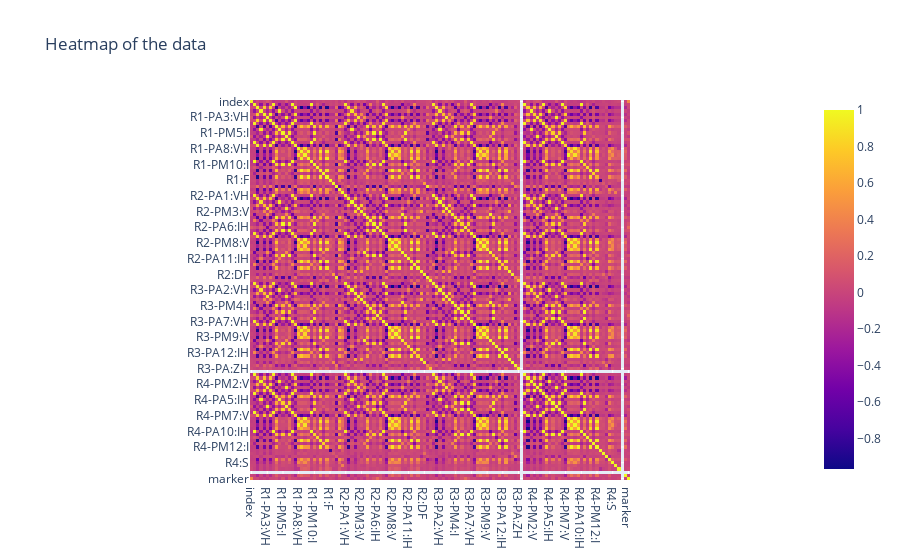

Here is the notebook cell this chart was saved with:
### Code cell
# Draw a heatmap of the data
def draw_heatmap(df, title):
    fig = px.imshow(df.corr(), title=title)
    fig.show()

draw_heatmap(df, "Heatmap of the data")

### Figure 1 — Plotly figure (JSON) as saved in the notebook; plotly's stock layout.template omitted (floating-point values rounded to 4 significant figures; data arrays with more than 128 entries replaced by an {"elided": "..."} marker saying what was removed)
{"data": [{"coloraxis": "coloraxis", "hovertemplate": "x: %{x}<br>y: %{y}<br>color: %{z}<extra></extra>", "name": "0", "type": "heatmap", "x": ["index", "R1-PA1:VH", "R1-PM1:V", "R1-PA2:VH", "R1-PM2:V", "R1-PA3:VH", "R1-PM3:V", "R1-PA4:IH", "R1-PM4:I", "R1-PA5:IH", "R1-PM5:I", "R1-PA6:IH", "R1-PM6:I", "R1-PA7:VH", "R1-PM7:V", "R1-PA8:VH", "R1-PM8:V", "R1-PA9:VH", "R1-PM9:V", "R1-PA10:IH", "R1-PM10:I", "R1-PA11:IH", "R1-PM11:I", "R1-PA12:IH", "R1-PM12:I", "R1:F", "R1:DF", "R1-PA:Z", "R1-PA:ZH", "R1:S", "R2-PA1:VH", "R2-PM1:V", "R2-PA2:VH", "R2-PM2:V", "R2-PA3:VH", "R2-PM3:V", "R2-PA4:IH", "R2-PM4:I", "R2-PA5:IH", "R2-PM5:I", "R2-PA6:IH", "R2-PM6:I", "R2-PA7:VH", "R2-PM7:V", "R2-PA8:VH", "R2-PM8:V", "R2-PA9:VH", "R2-PM9:V", "R2-PA10:IH", "R2-PM10:I", "R2-PA11:IH", "R2-PM11:I", "R2-PA12:IH", "R2-PM12:I", "R2:F", "R2:DF", "R2-PA:Z", "R2-PA:ZH", "R3-PA1:VH", "R3-PM1:V", "R3-PA2:VH", "R3-PM2:V", "R3-PA3:VH", "R3-PM3:V", "R3-PA4:IH", "R3-PM4:I", "R3-PA5:IH", "R3-PM5:I", "R3-PA6:IH", "R3-PM6:I", "R3-PA7:VH", "R3-PM7:V", "R3-PA8:VH", "R3-PM8:V", "R3-PA9:VH", "R3-PM9:V", "R3-PA10:IH", "R3-PM10:I", "R3-PA11:IH", "R3-PM11:I", "R3-PA12:IH", "R3-PM12:I", "R3:F", "R3:DF", "R3-PA:Z", "R3-PA:ZH", "R3:S", "R4-PA1:VH", "R4-PM1:V", "R4-PA2:VH", "R4-PM2:V", "R4-PA3:VH", "R4-PM3:V", "R4-PA4:IH", "R4-PM4:I", "R4-PA5:IH", "R4-PM5:I", "R4-PA6:IH", "R4-PM6:I", "R4-PA7:VH", "R4-PM7:V", "R4-PA8:VH", "R4-PM8:V", "R4-PA9:VH", "R4-PM9:V", "R4-PA10:IH", "R4-PM10:I", "R4-PA11:IH", "R4-PM11:I", "R4-PA12:IH", "R4-PM12:I", "R4:F", "R4:DF", "R4-PA:Z", "R4-PA:ZH", "R4:S", "relay1_log", "relay2_log", "relay3_log", "relay4_log", "marker"], "xaxis": "x", "y": ["index", "R1-PA1:VH", "R1-PM1:V", "R1-PA2:VH", "R1-PM2:V", "R1-PA3:VH", "R1-PM3:V", "R1-PA4:IH", "R1-PM4:I", "R1-PA5:IH", "R1-PM5:I", "R1-PA6:IH", "R1-PM6:I", "R1-PA7:VH", "R1-PM7:V", "R1-PA8:VH", "R1-PM8:V", "R1-PA9:VH", "R1-PM9:V", "R1-PA10:IH", "R1-PM10:I", "R1-PA11:IH", "R1-PM11:I", "R1-PA12:IH", "R1-PM12:I", "R1:F", "R1:DF", "R1-PA:Z", "R1-PA:ZH", "R1:S", "R2-PA1:VH", "R2-PM1:V", "R2-PA2:VH", "R2-PM2:V", "R2-PA3:VH", "R2-PM3:V", "R2-PA4:IH", "R2-PM4:I", "R2-PA5:IH", "R2-PM5:I", "R2-PA6:IH", "R2-PM6:I", "R2-PA7:VH", "R2-PM7:V", "R2-PA8:VH", "R2-PM8:V", "R2-PA9:VH", "R2-PM9:V", "R2-PA10:IH", "R2-PM10:I", "R2-PA11:IH", "R2-PM11:I", "R2-PA12:IH", "R2-PM12:I", "R2:F", "R2:DF", "R2-PA:Z", "R2-PA:ZH", "R3-PA1:VH", "R3-PM1:V", "R3-PA2:VH", "R3-PM2:V", "R3-PA3:VH", "R3-PM3:V", "R3-PA4:IH", "R3-PM4:I", "R3-PA5:IH", "R3-PM5:I", "R3-PA6:IH", "R3-PM6:I", "R3-PA7:VH", "R3-PM7:V", "R3-PA8:VH", "R3-PM8:V", "R3-PA9:VH", "R3-PM9:V", "R3-PA10:IH", "R3-PM10:I", "R3-PA11:IH", "R3-PM11:I", "R3-PA12:IH", "R3-PM12:I", "R3:F", "R3:DF", "R3-PA:Z", "R3-PA:ZH", "R3:S", "R4-PA1:VH", "R4-PM1:V", "R4-PA2:VH", "R4-PM2:V", "R4-PA3:VH", "R4-PM3:V", "R4-PA4:IH", "R4-PM4:I", "R4-PA5:IH", "R4-PM5:I", "R4-PA6:IH", "R4-PM6:I", "R4-PA7:VH", "R4-PM7:V", "R4-PA8:VH", "R4-PM8:V", "R4-PA9:VH", "R4-PM9:V", "R4-PA10:IH", "R4-PM10:I", "R4-PA11:IH", "R4-PM11:I", "R4-PA12:IH", "R4-PM12:I", "R4:F", "R4:DF", "R4-PA:Z", "R4-PA:ZH", "R4:S", "relay1_log", "relay2_log", "relay3_log", "relay4_log", "marker"], "yaxis": "y", "z": {"elided": "121x121 float values"}}], "layout": {"coloraxis": {"colorscale": [[0, "#0d0887"], [0.1111, "#46039f"], [0.2222, "#7201a8"], [0.3333, "#9c179e"], [0.4444, "#bd3786"], [0.5556, "#d8576b"], [0.6667, "#ed7953"], [0.7778, "#fb9f3a"], [0.8889, "#fdca26"], [1, "#f0f921"]]}, "title": {"text": "Heatmap of the data"}, "xaxis": {"anchor": "y", "constrain": "domain", "domain": [0, 1], "scaleanchor": "y"}, "yaxis": {"anchor": "x", "autorange": "reversed", "constrain": "domain", "domain": [0, 1]}}}
